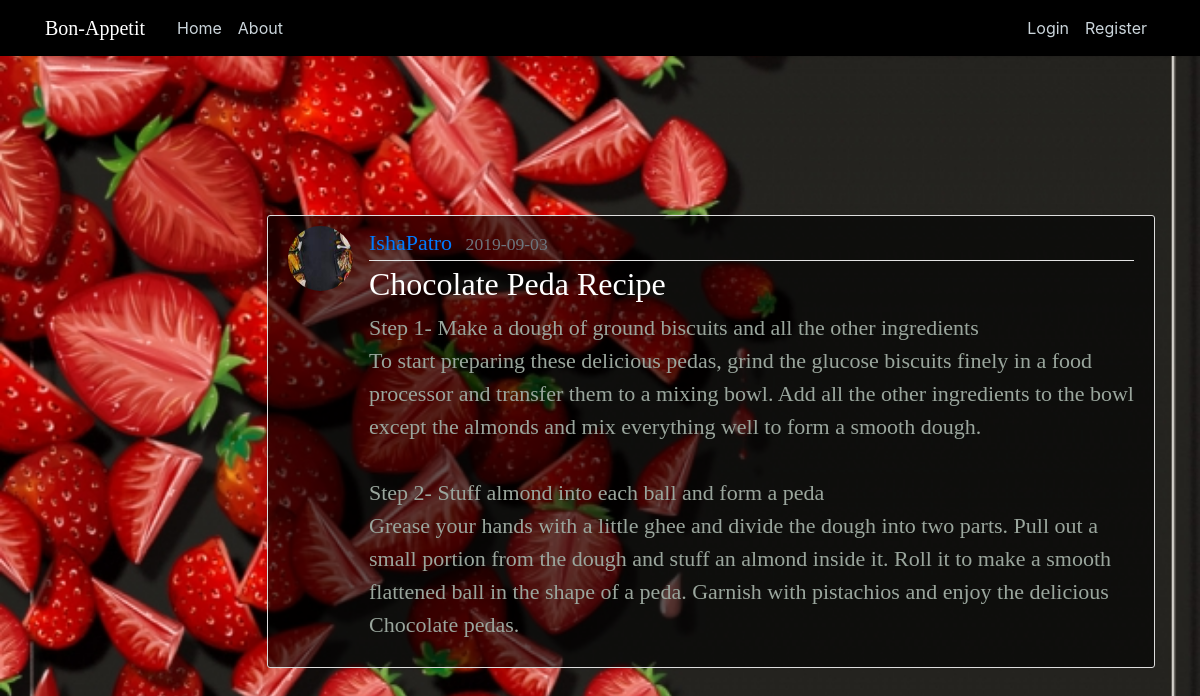
Page /post/32 on the committed database.
### flaskblog/models.py (models this page shows, shortened)
class User(db.Model, UserMixin):
    id = db.Column(db.Integer, primary_key=True)
    username = db.Column(db.String(20), unique=True, nullable=False)
    email = db.Column(db.String(120), unique=True, nullable=False)
    image_file = db.Column(db.String(20), nullable=False, default='default.jpg')
    password = db.Column(db.String(60), nullable=False)
    posts = db.relationship('Post', backref='author', lazy=True)

class Post(db.Model):
    id = db.Column(db.Integer, primary_key=True)
    title = db.Column(db.String(100), nullable=False)
    date_posted = db.Column(db.DateTime, nullable=False, default=datetime.utcnow)
    content = db.Column(db.Text, nullable=False)
    user_id = db.Column(db.Integer, db.ForeignKey('user.id'), nullable=False)

### flaskblog/routes.py (the view)
@app.route("/post/<int:post_id>")
def post(post_id):
    post = Post.query.get_or_404(post_id)
    return render_template('post.html', title=post.title, post=post)

### flaskblog/templates/post.html (shortened to what this page needs)
{% extends "layout.html" %}
{% block content %}
  <article class="media content-section" style="background-color: rgba(0,0,0,0.6); margin-left:20%;margin-top:10%;color:rgb(154, 166, 157);">
    <img class="rounded-circle article-img" src="{{ url_for('static', filename='profile_pics/' + post.author.image_file) }}">
    <div class="media-body" >
      <div class="article-metadata" >
        <a class="mr-2" href="{{ url_for('user_posts', username=post.author.username) }}">{{ post.author.username }}</a>
        <small class="text-muted">{{ post.date_posted.strftime('%Y-%m-%d') }}</small>
      </div>
      <h2 class="article-title" style="color:white">{{ post.title }}</h2>
      <p class="article-content">{{ post.content }}</p>
    </div>
  </article>
{% endblock content %}

### flaskblog/static/main.css (style rules this page uses)
body { background: #fafafa; color: #333333; margin-top: 5rem; }
h1, h2, h3, h4, h5, h6 { color: #444444; }
.content-section { background: #ffffff; padding: 10px 20px; border: 1px solid #dddddd; border-radius: 3px; margin-bottom: 20px; }
.article-title { color: #444444; }
.article-content { white-space: pre-line; }
.article-img { height: 65px; width: 65px; margin-right: 16px; }
.article-metadata { padding-bottom: 1px; margin-bottom: 4px; border-bottom: 1px solid #e3e3e3 }

### flaskblog/templates/layout.html (style rules this page uses)
.content-section { background-color: rgba(255,255,255,0.7); color: black; font-family: 'Playball', cursive; font-size: 22px; }
.article-title { color: #8a0404; font-family: 'Righteous', cursive; }

### rows in the picture
User: image_file (picture), author.username "IshaPatro"
Post: date_posted "2019-09-03", title "Chocolate Peda Recipe", content "Step 1- Make a dough of ground biscuits and all the other ingredients To start preparing these delicious pedas, grind the glucose biscuits finely in a food processor and transfer them to a mixing bowl. Add all the other ingredients to the bowl except the almonds and mix everything well to form a smooth dough. Step 2- Stuff almond into each ball and form a peda Grease your hands with a little ghee and divide the dough into two parts. Pull out a small portion from the dough and stuff an almond inside it. Roll it to make a smooth flattened ball in the shape of a peda. Garnish with pistachios and enjoy the delicious Chocolate pedas."
